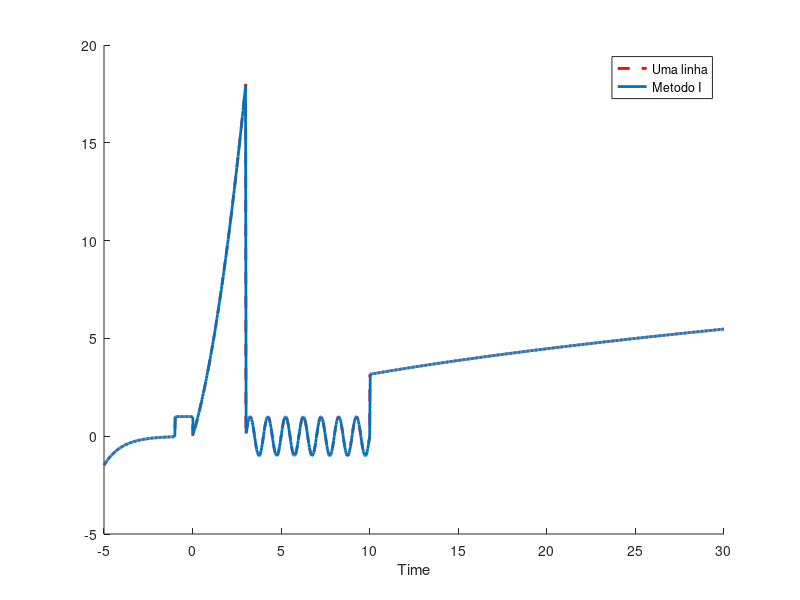

This chart was generated by the following MATLAB code:
%%
%     Curso do canal ExataMenteS
%     Aula 24 - Funcoes Definidas Por Partes (Piecewise)
%     Se inscreva no canal e nos ajude a crescer <3
%     Vamos melhorar o Brasil atraves da tecnologia :)
%     https://www.youtube.com/channel/UCZyFebN0_gF2yy5fhVhlXtA
%     Instrutor: Joao Pinheiro
%%

x = linspace(-5, 30, 1000); % Definindo o intervalo
y = zeros( size(x) ); % Iniciando a nossa funcao 

% Primeira Solucao
for i = 1:length(x)
   
    % Parte I
    if x(i) <= -1
        y(i) = -0.01*exp(-1*x(i));
        
    % Parte II
    elseif x(i) > -1 && x(i) <= 0
        y(i) = 1;
        
    % Parte III
    elseif x(i) > 0 && x(i) <= 3
        y(i) = x(i)^2 + 3*x(i);
        
    % Parte IV
    elseif x(i) > 3 && x(i) <= 10
        y(i) = sin(2*pi * x(i));
        
    % Parte V
    elseif x(i) > 10
         y(i) = sqrt( x(i) );
        
    end    
end

figure(1), clf
plot(x,y,'linew',2)

%% Uma solucao mais elegante

% Vamos achar os indices dos pontos

xidc = dsearchn(x',[-1 0 3 10]'); % A funcao dsearch procura o numero dentro de um vetor coluna

% Parte I
y( 1:xidc(1) ) = -0.01*exp(-x(1:xidc(1)) );

% Parte II
y( xidc(1)+1:xidc(2) ) = 1;
  
% Parte III
y( xidc(2)+1:xidc(3) ) = x( xidc(2)+1:xidc(3) ).^2 + 3*x( xidc(2)+1:xidc(3) );

% Parte IV
y( xidc(3)+1:xidc(4) ) = sin(2*pi * x( xidc(3)+1:xidc(4) ) );

% Parte V
y( xidc(4)+1:end ) = sqrt( x( xidc(4)+1:end ) );

hold on
plot(x,y,'--','linew',4)

%% Metodo 3
% Em Linas

% Vetor inicial
t = -5:.01:30;

% Em uma linha
f = (t<=-1).*-0.01.*exp(-1.*t) + (t>-1 & t<=0).*1 + (t>0 & t<=3).*(t.^2 + 3.*t) + ...
    (t>3 & t<=10).*sin(2*pi .* t) + (t>10).*sqrt( t );

% Plot
figure(1), clf, 
hold on
plot(t,f, 'r--', 'linew', 2)
plot(x,y,'linew',2)
xlabel('Time')
legend('Uma linha','Metodo I')
